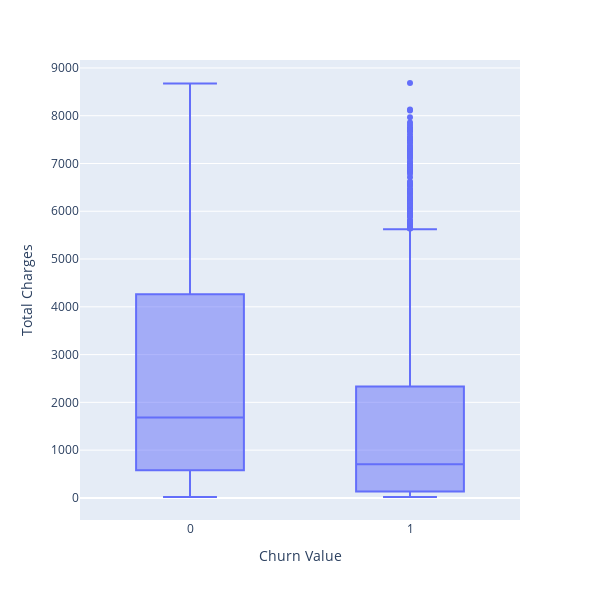

This figure's notebook cell:
### Code cell
# Total Revenue vs Churn
px.box(
    df, 
    x="Churn Value", 
    y="Total Charges",
    width=600,
    height=600
)

### Figure 1 — Plotly figure (JSON) as saved in the notebook; plotly's stock layout.template omitted (floating-point values rounded to 4 significant figures; data arrays with more than 128 entries replaced by an {"elided": "..."} marker saying what was removed)
{"data": [{"alignmentgroup": "True", "hovertemplate": "Churn Value=%{x}<br>Total Charges=%{y}<extra></extra>", "legendgroup": "", "marker": {"color": "#636efa"}, "name": "", "notched": false, "offsetgroup": "", "orientation": "v", "showlegend": false, "type": "box", "x": {"elided": "7032 int values"}, "x0": " ", "xaxis": "x", "y": {"elided": "7032 float values"}, "y0": " ", "yaxis": "y"}], "layout": {"boxmode": "group", "height": 600, "legend": {"tracegroupgap": 0}, "margin": {"t": 60}, "width": 600, "xaxis": {"anchor": "y", "domain": [0, 1], "title": {"text": "Churn Value"}}, "yaxis": {"anchor": "x", "domain": [0, 1], "title": {"text": "Total Charges"}}}}
